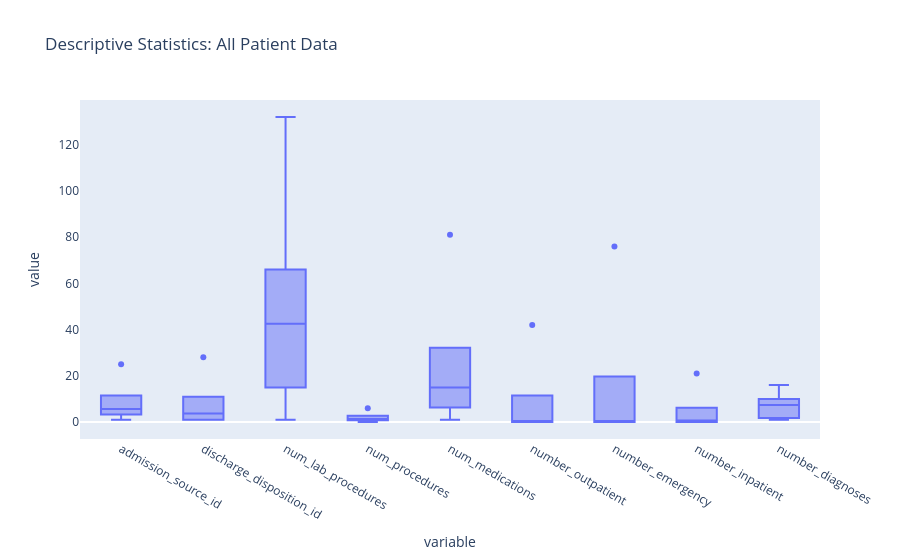

Notebook code cell kept with this figure:
### Code cell
fig = px.box(patient_all_df[['admission_source_id', 'discharge_disposition_id','num_lab_procedures'
                ,'num_procedures','num_medications', 'number_outpatient', 'number_emergency'
                ,'number_inpatient','number_diagnoses']].describe().loc[['mean', 'max', 'min','std', '50%']]
                , title='Descriptive Statistics: All Patient Data')

fig.update_xaxes(showgrid=False)
fig.update_yaxes(showgrid=False)

fig.show()

### Figure 1 — Plotly figure (JSON) as saved in the notebook; plotly's stock layout.template omitted (floating-point values rounded to 4 significant figures)
{"data": [{"alignmentgroup": "True", "hovertemplate": "variable=%{x}<br>value=%{y}<extra></extra>", "legendgroup": "", "marker": {"color": "#636efa"}, "name": "", "notched": false, "offsetgroup": "", "orientation": "v", "showlegend": false, "type": "box", "x": ["admission_source_id", "admission_source_id", "admission_source_id", "admission_source_id", "admission_source_id", "discharge_disposition_id", "discharge_disposition_id", "discharge_disposition_id", "discharge_disposition_id", "discharge_disposition_id", "num_lab_procedures", "num_lab_procedures", "num_lab_procedures", "num_lab_procedures", "num_lab_procedures", "num_procedures", "num_procedures", "num_procedures", "num_procedures", "num_procedures", "num_medications", "num_medications", "num_medications", "num_medications", "num_medications", "number_outpatient", "number_outpatient", "number_outpatient", "number_outpatient", "number_outpatient", "number_emergency", "number_emergency", "number_emergency", "number_emergency", "number_emergency", "number_inpatient", "number_inpatient", "number_inpatient", "number_inpatient", "number_inpatient", "number_diagnoses", "number_diagnoses", "number_diagnoses", "number_diagnoses", "number_diagnoses"], "x0": " ", "xaxis": "x", "y": [5.673, 25.0, 1.0, 4.067, 7.0, 3.734, 28.0, 1.0, 5.284, 1.0, 42.58, 132.0, 1.0, 19.64, 44.0, 1.32, 6.0, 0.0, 1.684, 1.0, 15.91, 81.0, 1.0, 8.035, 15.0, 0.3696, 42.0, 0.0, 1.256, 0.0, 0.1957, 76.0, 0.0, 0.9177, 0.0, 0.6473, 21.0, 0.0, 1.275, 0.0, 7.406, 16.0, 1.0, 1.932, 8.0], "y0": " ", "yaxis": "y"}], "layout": {"boxmode": "group", "legend": {"tracegroupgap": 0}, "title": {"text": "Descriptive Statistics: All Patient Data"}, "xaxis": {"anchor": "y", "domain": [0, 1], "showgrid": false, "title": {"text": "variable"}}, "yaxis": {"anchor": "x", "domain": [0, 1], "showgrid": false, "title": {"text": "value"}}}}
